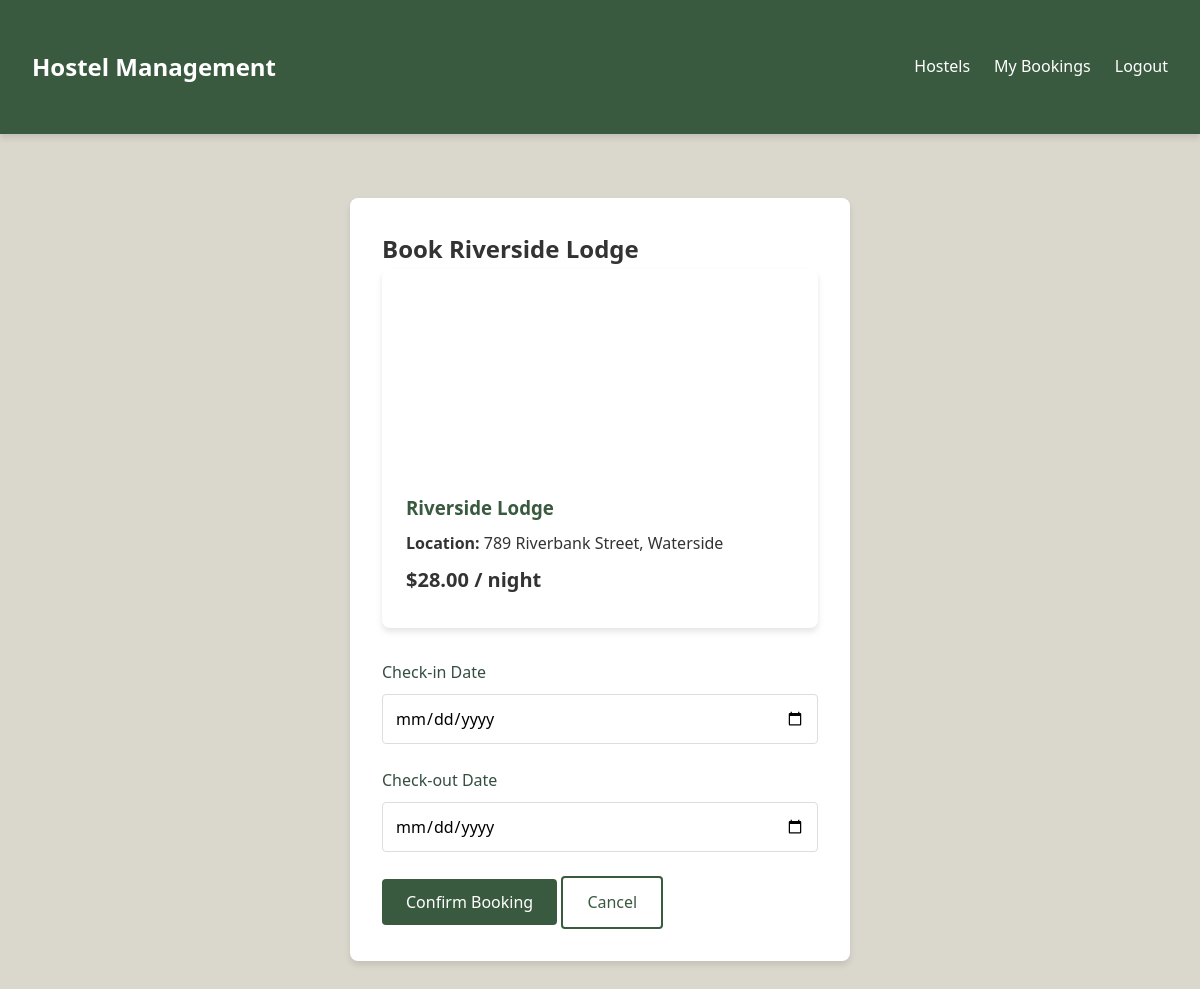
Page /book.php?id=3 (signed in) on the committed database.
### tables this page shows
CREATE TABLE IF NOT EXISTS hostels (
    id INT AUTO_INCREMENT PRIMARY KEY,
    name VARCHAR(100) NOT NULL,
    location VARCHAR(255) NOT NULL,
    description TEXT,
    price DECIMAL(10,2) NOT NULL,
    image_url VARCHAR(255),
    amenities TEXT,
    capacity INT,
    available_rooms INT,
    created_at TIMESTAMP DEFAULT CURRENT_TIMESTAMP,
    updated_at TIMESTAMP DEFAULT CURRENT_TIMESTAMP ON UPDATE CURRENT_TIMESTAMP
);

### book.php (the view, shortened to what this page needs)
<?php
require 'config.php';
$stmt = $pdo->prepare("SELECT * FROM hostels WHERE id = ?");
$stmt->execute([$_GET['id']]);
$hostel = $stmt->fetch();
?>
<!DOCTYPE html>
<html>
<head>
    <link rel="stylesheet" href="style.css">
</head>
<body>
    <header>
        <div class="container header-content">
            <div class="logo">Hostel Management</div>
            <nav>
                <ul>
                    <li><a href="hostel_world.php">Hostels</a></li>
                    <li><a href="my_bookings.php">My Bookings</a></li>
                    <li><a href="logout.php">Logout</a></li>
                </ul>
            </nav>
        </div>
    </header>
    <div class="container">
        <div class="form-container">
            <h2>Book <?= htmlspecialchars($hostel['name']) ?></h2>
            <div class="hostel-card" style="margin-bottom: 2rem;">
                <div class="hostel-img" style="background-image: url('<?= htmlspecialchars($hostel['image_url']) ?>')"></div>
                <div class="hostel-info">
                    <h3><?= htmlspecialchars($hostel['name']) ?></h3>
                    <p><strong>Location:</strong> <?= htmlspecialchars($hostel['location']) ?></p>
                    <p class="hostel-price">$<?= number_format($hostel['price'], 2) ?> / night</p>
                </div>
            </div>
            <form method="POST" action="">
                <div class="form-group">
                    <label>Check-in Date</label>
                    <input type="date" name="check_in" class="form-control" required min="<?= date('Y-m-d') ?>">
                </div>
                <div class="form-group">
                    <label>Check-out Date</label>
                    <input type="date" name="check_out" class="form-control" required min="<?= date('Y-m-d', strtotime('+1 day')) ?>">
                </div>
                <button type="submit" class="btn">Confirm Booking</button>
                <a href="hostel_world.php" class="btn btn-outline">Cancel</a>
            </form>
        </div>
    </div>
</body>
</html>

### style.css (style rules this page uses)
:root { --primary: #3a5a40; --secondary: #588157; --accent: #a3b18a; --light: #dad7cd; --dark: #344e41; --white: #ffffff; --black: #333333; --shadow: 0 4px 6px rgba(0, 0, 0, 0.1); }
* { margin: 0; padding: 0; box-sizing: border-box; font-family: 'Segoe UI', Tahoma, Geneva, Verdana, sans-serif; }
body { background-color: var(--light); color: var(--black); line-height: 1.6; min-height: 100vh; }
body::before { content: ''; position: fixed; top: 0; left: 0; width: 100%; height: 100%; background-image: url('https://images.unsplash.com/photo-1518562180175-34a163b1a9a9?ixlib=rb-1.2.1&auto=format&fit=crop&w=1350&q=80'); background-size: cover; background-position: center; opacity: 0.1; z-index: -1; }
.container { width: 100%; max-width: 1200px; margin: 0 auto; padding: 2rem; }
header { background-color: var(--primary); color: var(--white); padding: 1rem 0; box-shadow: var(--shadow); }
.header-content { display: flex; justify-content: space-between; align-items: center; }
.logo { font-size: 1.5rem; font-weight: bold; }
nav ul { display: flex; list-style: none; }
nav ul li { margin-left: 1.5rem; }
nav ul li a { color: var(--white); text-decoration: none; font-weight: 500; transition: all 0.3s ease; }
.btn { display: inline-block; background-color: var(--primary); color: var(--white); padding: 0.75rem 1.5rem; border: none; border-radius: 4px; cursor: pointer; font-size: 1rem; font-weight: 500; text-align: center; text-decoration: none; transition: all 0.3s ease; }
.btn-outline { background-color: transparent; border: 2px solid var(--primary); color: var(--primary); }
.form-container { background-color: var(--white); border-radius: 8px; box-shadow: var(--shadow); padding: 2rem; max-width: 500px; margin: 2rem auto; }
.form-group { margin-bottom: 1.5rem; }
.form-group label { display: block; margin-bottom: 0.5rem; font-weight: 500; color: var(--dark); }
.form-control { width: 100%; padding: 0.75rem; border: 1px solid #ddd; border-radius: 4px; font-size: 1rem; transition: border-color 0.3s ease; }
.hostel-card { background-color: var(--white); border-radius: 8px; overflow: hidden; box-shadow: var(--shadow); transition: all 0.3s ease; }
.hostel-img { height: 200px; background-size: cover; background-position: center; background-repeat: no-repeat; }
.hostel-info { padding: 1.5rem; }
.hostel-info h3 { color: var(--primary); margin-bottom: 0.5rem; }
.hostel-info p { margin-bottom: 0.5rem; color: var(--black); }
.hostel-price { font-weight: bold; color: var(--secondary); font-size: 1.25rem; }

### rows in the picture
hostels: name "Riverside Lodge", location "789 Riverbank Street, Waterside", price "28.00"
